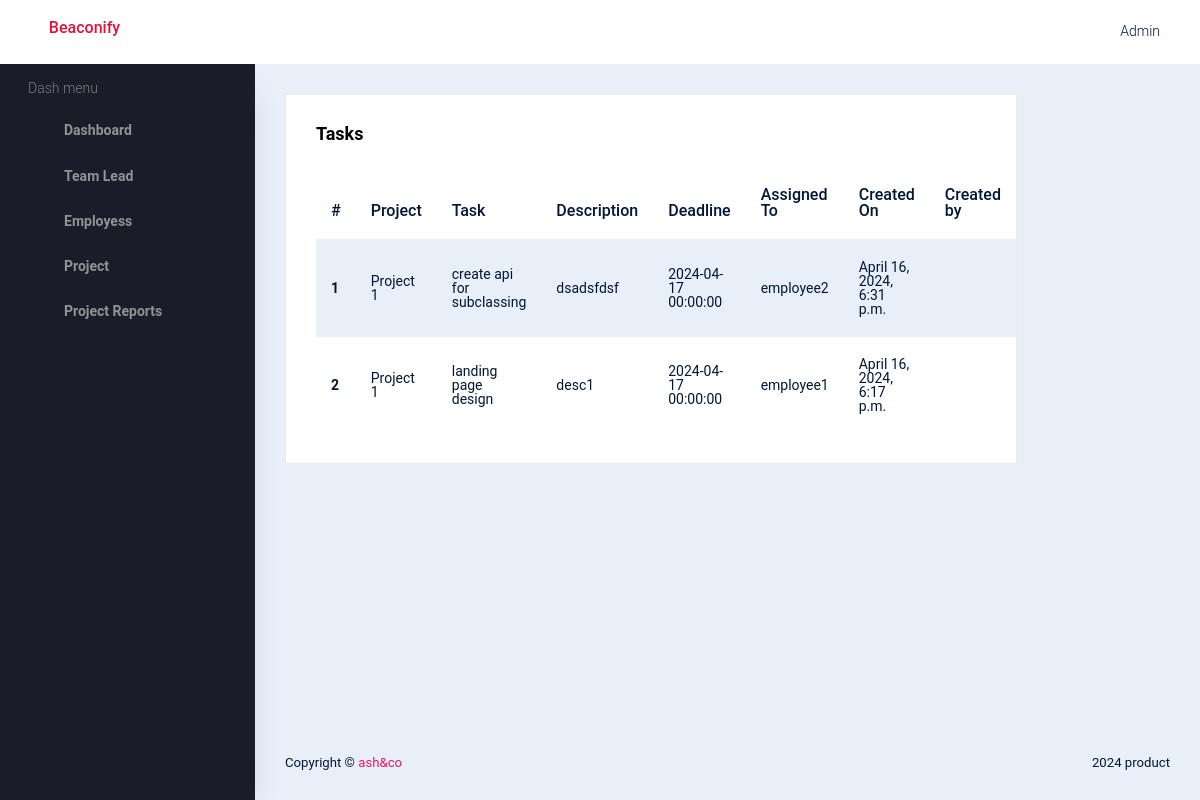
Before: /task-list/ (signed in) with the older database file.
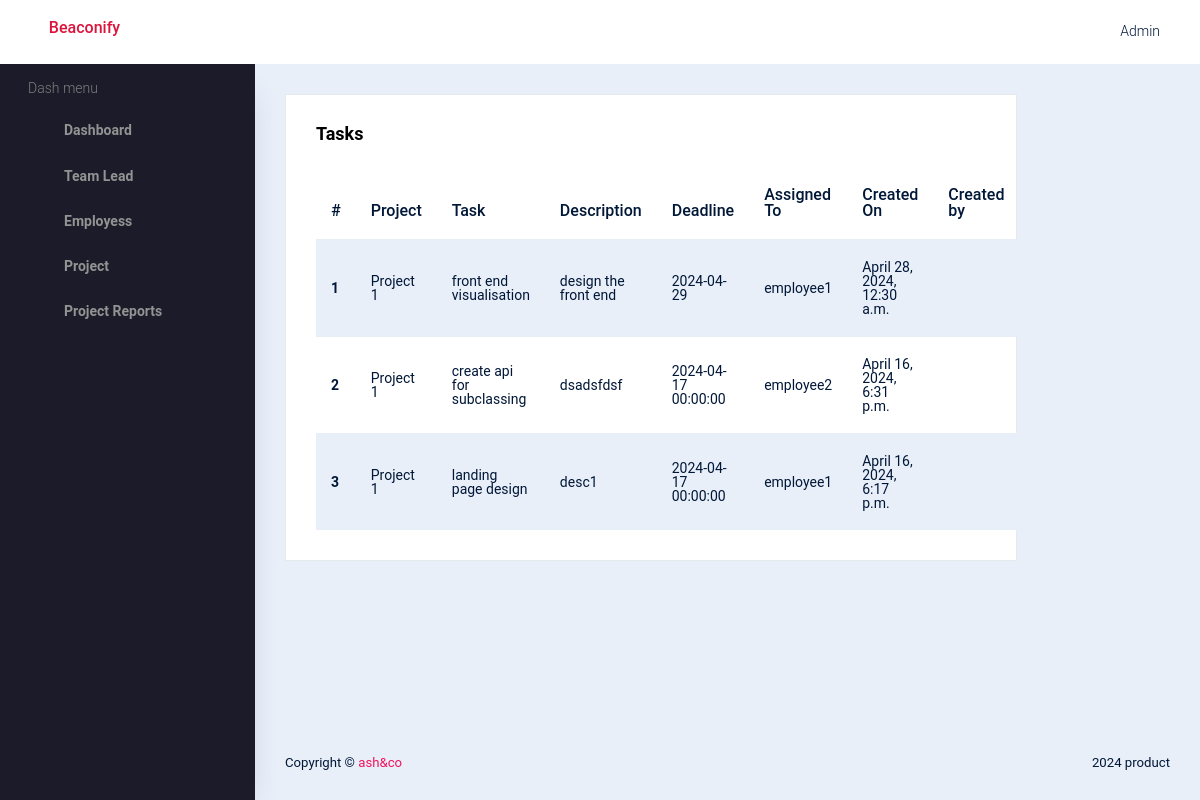
After: the same page with the newer database file.
### tl_app/models.py (models this page shows)
class Task(BaseModel):
    STATUS_CHOICES = [
        ('TO_DO', 'To Do'),
        ('IN_PROGRESS', 'In Progress'),
        ('DONE', 'Done'),
    ]
    PRIORITY_CHOICES = [
        ('LOW', 'LOW'),
        ('HIGH', 'HIGH'),
        ('CRITICAL', 'CRITICAL'),
    ]
    employee = models.ForeignKey(User, on_delete=models.CASCADE)
    project = models.ForeignKey(Project, on_delete=models.CASCADE,related_name='tasks')
    name = models.CharField(max_length=200,null=True,blank=True)
    description = models.TextField(null=True,blank=True)
    deadline = models.CharField(max_length=20,null=True,blank=True)
    status = models.CharField(max_length=20, choices=STATUS_CHOICES, default='TO_DO')
    priority = models.CharField(max_length=20,choices=PRIORITY_CHOICES,default='LOW')
    percentage = models.IntegerField(null=True,blank=True,default=0)

### accounts/models.py (models this page shows)
class BaseModel(models.Model):
    created_on = models.DateTimeField(auto_now_add=True, null=True)
    updated_on = models.DateTimeField(auto_now=True)
    is_deleted = models.BooleanField(default=False)
    class Meta:
        abstract = True
        ordering = ['-created_on']

class Project(BaseModel):
    teamlead = models.ForeignKey(User,on_delete=models.CASCADE)
    name = models.CharField(max_length=200,blank=True, null=True)
    description = models.TextField(blank=True, null=True)
    def __str__(self):
        return self.name

class User(AbstractBaseUser, PermissionsMixin):
    name = models.CharField(max_length=50, blank=True, null=True)
    username = models.CharField(max_length=50, unique=True, null=True)
    email = models.EmailField(max_length=100, null=True)
    role = models.IntegerField(choices=SELECTROLE)
    uid = models.CharField(max_length=500, unique=True, null=True)
    is_admin = models.BooleanField(default=False)
    is_active = models.BooleanField(default=False)
    is_registered = models.BooleanField(default=False)
    date_joined = models.DateTimeField(auto_now_add=True)
    last_login = models.DateTimeField(auto_now_add=True)
    USERNAME_FIELD = 'username'
    REQUIRED_FIELDS=[]
    objects = UserManager()
    def __str__(self):
        return self.username
    class Meta:
        db_table = "user"

### accounts/views.py (the view)
# urls.py: path('task-list/', views.view_tasks, name='task-list'),
@login_required(login_url='sign-in')
def view_tasks(request):
    data = Task.objects.all()
    context = {'data':data}
    return render(request,'admintemp/tasks.html',context)

### templates/admintemp/tasks.html
{% extends 'admintemp/index.html' %}
{% load crispy_forms_tags %}
{% block content %}
<div class="card">
    <div class="card-body">
        <h3 class="card-title">Tasks</h3>
        <table class="table table-striped">
            <thead>
                <tr>
                    <th scope="col">#</th>
                    <th scope="col">Project</th>
                    <th scope="col">Task</th>
                    <th scope="col">Description</th>
                    <th scope="col">Deadline</th>
                    <th scope="col">Assigned To</th>
                    <th scope="col">Created On</th>
                    <th scope="col">Created by</th>
                </tr>
            </thead>
            <tbody>
                {% for i in data %}
                <tr>
                    <th scope="row">{{ forloop.counter }}</th>
                    <td>{{i.project}}</td>
                    <td>{{i.name}}</td>
                    <td>{{i.description}}</td>
                    <td>{{i.deadline}}</td>
                    <td>{{i.employee}}</td>
                    <td>{{i.created_on}}</td>
                    <td>{{i.teamlead}}</td>
                </tr>
                {% endfor %}
            </tbody>
        </table>
    </div>
</div>
{% endblock %}

Changed rows visible on the page:
added Task: project "Project 1", name "front end visualisation", description "design the front end", deadline "2024-04-29", employee "employee1", created_on "April 28, 2024, 12:30 a.m."
